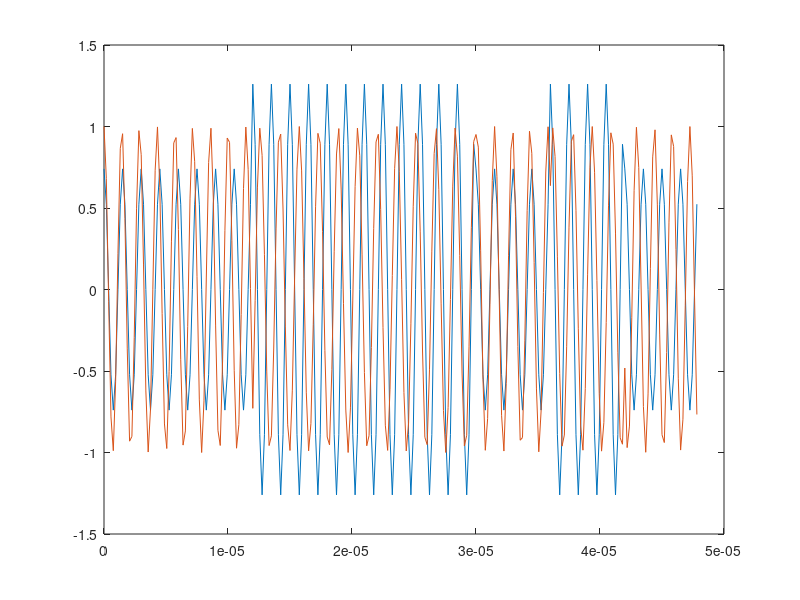

This figure's MATLAB source: (Note: this script raises an error after producing the figure.)
close all; clear all; clc;
load('task4.mat');

figure(2)
plot( t, s1, t, s2 )

figure(3)
plot(F1n, fftshift(G1iq) )
xlim([-1e6,1e6])

plot(F,G);
xlabel('Frequency, Hz');
ylabel('Amplitude');
